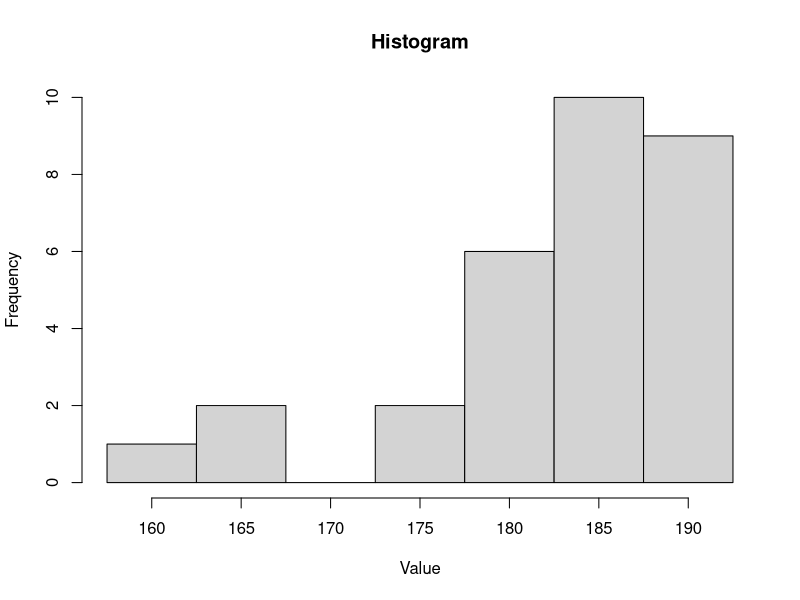

Generate this figure with R:
## ---- chunk 1
## DATA GENERATION
shape1 = 2**runif(1,-1,1)
shape2 = 2**runif(1,-1,1)
dims = sample(4:6,2)
rows = min(dims)
cols = max(dims)
n = rows*cols
offset = runif(1,0,60)
dd = round(rbeta(n,shape1,shape2)*sample(5:8,1) + offset+0.5,4)*5
data = round(dd/5)*5

## The frequency table
value = min(data/5):max(data/5) * 5
frequency = tabulate(data)[value]
df_freq = data.frame(value, frequency)
## ---- chunk 2
hist(dd,breaks=c(value-2.5,max(value)+2.5),main="Histogram",xlab="Value")
